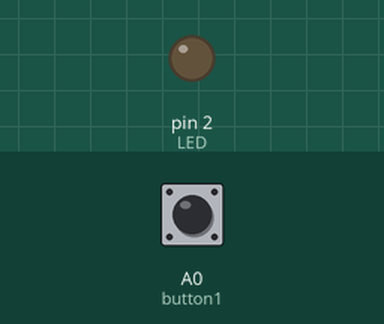
A sketch run on a simulated Arduino Uno, built with avr-gcc and run on an emulated ATmega328P. On the bench: output pins drawn as LEDs (lit = HIGH). Inputs (shaded band) come from the test bench; at power-on: A0 (button1) HIGH.

Above: at 1.3 s.
1.4 s: A0 (button1) pulled LOW for 0.3 s
At 1.62 s:
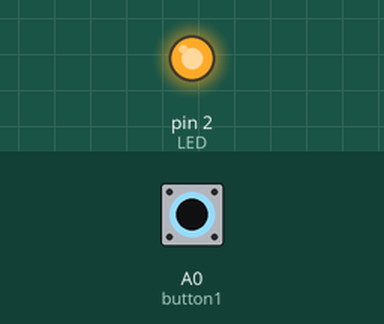
3.2 s: A0 (button1) pulled LOW for 3.2 s
At 7.4 s:
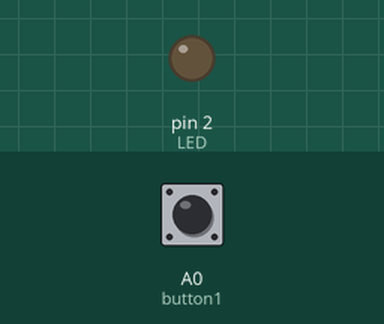
Timing chart, 0 to 8.9 s (numbered marks = the images above; inputs shaded):
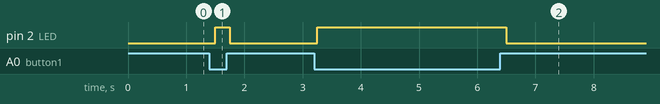

The sketch:

Button.ino
```cpp
#include <Servo.h>

const int button1 = A0;
const int LED = 2;
Servo servo1;  //create servo
Servo servo2;  //create servo
Servo servo3;  //create servo
Servo servo4;  //create servo

void setup()
{
 pinMode(LED, OUTPUT);
 digitalWrite(button1,HIGH);
}
void loop()
{
 if (digitalRead(button1) == 0) { //Button returns 0 if pressed
 digitalWrite(LED, HIGH); //Turn on LED connected to Digital 2
 servo1.write(75);
 delay(250);
 }
 else {
 digitalWrite(LED, LOW);
 servo2.write(75);
 servo3.write(75);
 delay(250);
 }
}
```

Measured:
- after the input at 1.4 s, pin 2 (LED): LOW → HIGH after 0.10 s, → LOW 0.25 s later
- after the input at 3.2 s, pin 2 (LED): LOW → HIGH after 0.05 s, → LOW 3.3 s later
